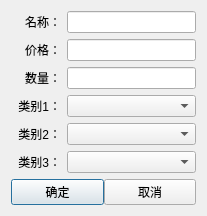
<?xml version="1.0" encoding="UTF-8"?>
<ui version="4.0">
 <class>Dlg_BookAU</class>
 <widget class="QDialog" name="Dlg_BookAU">
  <property name="geometry">
   <rect>
    <x>0</x>
    <y>0</y>
    <width>207</width>
    <height>186</height>
   </rect>
  </property>
  <property name="windowTitle">
   <string>Dialog</string>
  </property>
  <layout class="QGridLayout" name="gridLayout_2">
   <item row="0" column="0">
    <widget class="QLabel" name="label">
     <property name="minimumSize">
      <size>
       <width>50</width>
       <height>0</height>
      </size>
     </property>
     <property name="text">
      <string>名称：</string>
     </property>
     <property name="alignment">
      <set>Qt::AlignmentFlag::AlignRight|Qt::AlignmentFlag::AlignTrailing|Qt::AlignmentFlag::AlignVCenter</set>
     </property>
    </widget>
   </item>
   <item row="0" column="1">
    <widget class="QLineEdit" name="le_name"/>
   </item>
   <item row="1" column="0">
    <widget class="QLabel" name="label_2">
     <property name="minimumSize">
      <size>
       <width>50</width>
       <height>0</height>
      </size>
     </property>
     <property name="text">
      <string>价格：</string>
     </property>
     <property name="alignment">
      <set>Qt::AlignmentFlag::AlignRight|Qt::AlignmentFlag::AlignTrailing|Qt::AlignmentFlag::AlignVCenter</set>
     </property>
    </widget>
   </item>
   <item row="1" column="1">
    <widget class="QLineEdit" name="le_price"/>
   </item>
   <item row="2" column="0">
    <widget class="QLabel" name="label_6">
     <property name="minimumSize">
      <size>
       <width>50</width>
       <height>0</height>
      </size>
     </property>
     <property name="text">
      <string>数量：</string>
     </property>
     <property name="alignment">
      <set>Qt::AlignmentFlag::AlignRight|Qt::AlignmentFlag::AlignTrailing|Qt::AlignmentFlag::AlignVCenter</set>
     </property>
    </widget>
   </item>
   <item row="2" column="1">
    <widget class="QLineEdit" name="le_cnt"/>
   </item>
   <item row="3" column="0">
    <widget class="QLabel" name="label_3">
     <property name="minimumSize">
      <size>
       <width>50</width>
       <height>0</height>
      </size>
     </property>
     <property name="text">
      <string>类别1：</string>
     </property>
     <property name="alignment">
      <set>Qt::AlignmentFlag::AlignRight|Qt::AlignmentFlag::AlignTrailing|Qt::AlignmentFlag::AlignVCenter</set>
     </property>
    </widget>
   </item>
   <item row="3" column="1">
    <widget class="QComboBox" name="cb_1">
     <item>
      <property name="text">
       <string/>
      </property>
     </item>
     <item>
      <property name="text">
       <string>爱情</string>
      </property>
     </item>
     <item>
      <property name="text">
       <string>历史</string>
      </property>
     </item>
     <item>
      <property name="text">
       <string>人文</string>
      </property>
     </item>
     <item>
      <property name="text">
       <string>文学</string>
      </property>
     </item>
     <item>
      <property name="text">
       <string>科幻</string>
      </property>
     </item>
     <item>
      <property name="text">
       <string>小说</string>
      </property>
     </item>
     <item>
      <property name="text">
       <string>校园</string>
      </property>
     </item>
     <item>
      <property name="text">
       <string>诗集</string>
      </property>
     </item>
    </widget>
   </item>
   <item row="4" column="0">
    <widget class="QLabel" name="label_4">
     <property name="minimumSize">
      <size>
       <width>50</width>
       <height>0</height>
      </size>
     </property>
     <property name="text">
      <string>类别2：</string>
     </property>
     <property name="alignment">
      <set>Qt::AlignmentFlag::AlignRight|Qt::AlignmentFlag::AlignTrailing|Qt::AlignmentFlag::AlignVCenter</set>
     </property>
    </widget>
   </item>
   <item row="4" column="1">
    <widget class="QComboBox" name="cb_2">
     <item>
      <property name="text">
       <string/>
      </property>
     </item>
     <item>
      <property name="text">
       <string>文学</string>
      </property>
     </item>
     <item>
      <property name="text">
       <string>爱情</string>
      </property>
     </item>
     <item>
      <property name="text">
       <string>历史</string>
      </property>
     </item>
     <item>
      <property name="text">
       <string>人文</string>
      </property>
     </item>
     <item>
      <property name="text">
       <string>科幻</string>
      </property>
     </item>
     <item>
      <property name="text">
       <string>小说</string>
      </property>
     </item>
     <item>
      <property name="text">
       <string>校园</string>
      </property>
     </item>
     <item>
      <property name="text">
       <string>诗集</string>
      </property>
     </item>
    </widget>
   </item>
   <item row="5" column="0">
    <widget class="QLabel" name="label_5">
     <property name="minimumSize">
      <size>
       <width>50</width>
       <height>0</height>
      </size>
     </property>
     <property name="text">
      <string>类别3：</string>
     </property>
     <property name="alignment">
      <set>Qt::AlignmentFlag::AlignRight|Qt::AlignmentFlag::AlignTrailing|Qt::AlignmentFlag::AlignVCenter</set>
     </property>
    </widget>
   </item>
   <item row="5" column="1">
    <widget class="QComboBox" name="cb_3">
     <item>
      <property name="text">
       <string/>
      </property>
     </item>
     <item>
      <property name="text">
       <string>文学</string>
      </property>
     </item>
     <item>
      <property name="text">
       <string>爱情</string>
      </property>
     </item>
     <item>
      <property name="text">
       <string>历史</string>
      </property>
     </item>
     <item>
      <property name="text">
       <string>人文</string>
      </property>
     </item>
     <item>
      <property name="text">
       <string>科幻</string>
      </property>
     </item>
     <item>
      <property name="text">
       <string>小说</string>
      </property>
     </item>
     <item>
      <property name="text">
       <string>校园</string>
      </property>
     </item>
     <item>
      <property name="text">
       <string>诗集</string>
      </property>
     </item>
    </widget>
   </item>
   <item row="6" column="0" colspan="2">
    <widget class="QWidget" name="widget" native="true">
     <property name="maximumSize">
      <size>
       <width>16777215</width>
       <height>45</height>
      </size>
     </property>
     <layout class="QGridLayout" name="gridLayout">
      <property name="leftMargin">
       <number>0</number>
      </property>
      <property name="topMargin">
       <number>0</number>
      </property>
      <property name="rightMargin">
       <number>0</number>
      </property>
      <property name="bottomMargin">
       <number>0</number>
      </property>
      <property name="spacing">
       <number>0</number>
      </property>
      <item row="0" column="0">
       <widget class="QPushButton" name="btn_ok">
        <property name="text">
         <string>确定</string>
        </property>
       </widget>
      </item>
      <item row="0" column="1">
       <widget class="QPushButton" name="btn_cancel">
        <property name="text">
         <string>取消</string>
        </property>
       </widget>
      </item>
     </layout>
    </widget>
   </item>
  </layout>
 </widget>
 <resources/>
 <connections/>
</ui>
